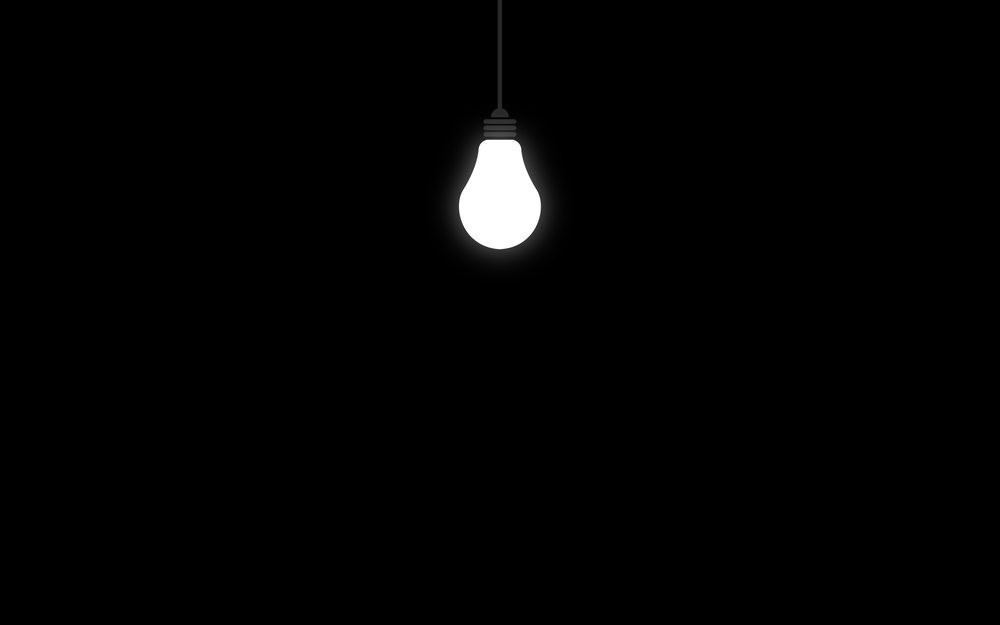
#> input picture images/img3.png, 1000 x 625 px, shrunk from 2560 x 1600 before the run, given in place of Shepp_logan.png, which was not available
$ jupyter execute 'Morphological Filtering.ipynb'   (older library calls are emulated)
#> lines starting #> are read from the running program, lines starting #| are printed output that depends on the picture; pictures that were not available may be replaced by others from this repository, and a replacement may not be noted
[cell 1]
import os
import matplotlib.pyplot as plt
from skimage import io
from skimage.morphology import erosion, dilation, opening, closing
from skimage.morphology import disk
import warnings

orig_phantom = io.imread( "Shepp_logan.png", as_grey=True)
#> orig_phantom is the input picture: shape (625, 1000) float64; min 0, max 1, mean 0.0122

def plot_comparison(original, filtered, filter_name):

    fig, (ax1, ax2) = plt.subplots(ncols=2, figsize=(8, 4), sharex=True,sharey=True)
    ax1.imshow(original, cmap=plt.cm.gray)
    ax1.set_title('original')
    ax1.axis('off')
    ax1.set_adjustable('box-forced')
    ax2.imshow(filtered, cmap=plt.cm.gray)
    ax2.set_title(filter_name)
    ax2.axis('off')
    ax2.set_adjustable('box-forced')
    plt.show()


selem = disk(10)
eroded = erosion(orig_phantom, selem)
plot_comparison(orig_phantom, eroded, 'erosion')
#> in plot_comparison, `plt.show()`:
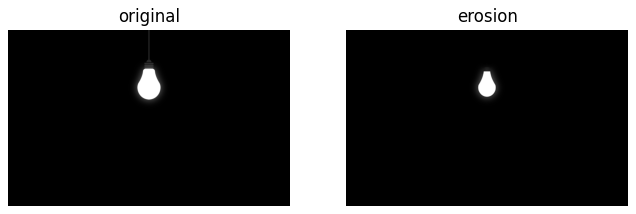
#> figure drawn by matplotlib, 2 panels

[cell 2]
dilated = dilation(orig_phantom, selem)
plot_comparison(orig_phantom, dilated, 'dilation')

[cell 3]
phantom = io.imread( "img22.png", as_grey=True)
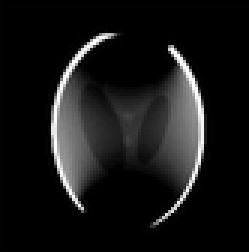
#> input picture images/img22.png, 83 x 84 px, shrunk from 213 x 215 before the run, found by its file name (shown 3 times larger)
#> phantom is the input picture: shape (84, 83) float64; min 0, max 1, mean 0.0881
closed = closing(phantom, selem)
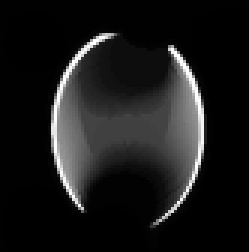
#> closed: shape (84, 83) float64 (shown 3 times larger); min 0, max 1, mean 0.102
plot_comparison(phantom, closed, 'closing')
#> call 3 of plot_comparison, with filter_name = 'closing'
#> in plot_comparison (call 3), `plt.show()`:
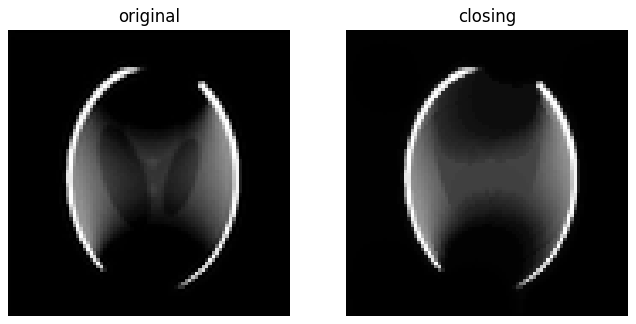
#> figure drawn by matplotlib, 2 panels

[cell 4]
phantom = io.imread( "img22.png", as_grey=True)
opened = opening(phantom, selem)
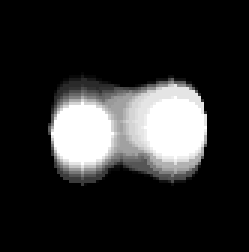
#> opened: shape (84, 83) float64 (shown 3 times larger); min 0, max 0.118, mean 0.0201; drawn with min black and max white
plot_comparison(phantom, opened, 'opening')
